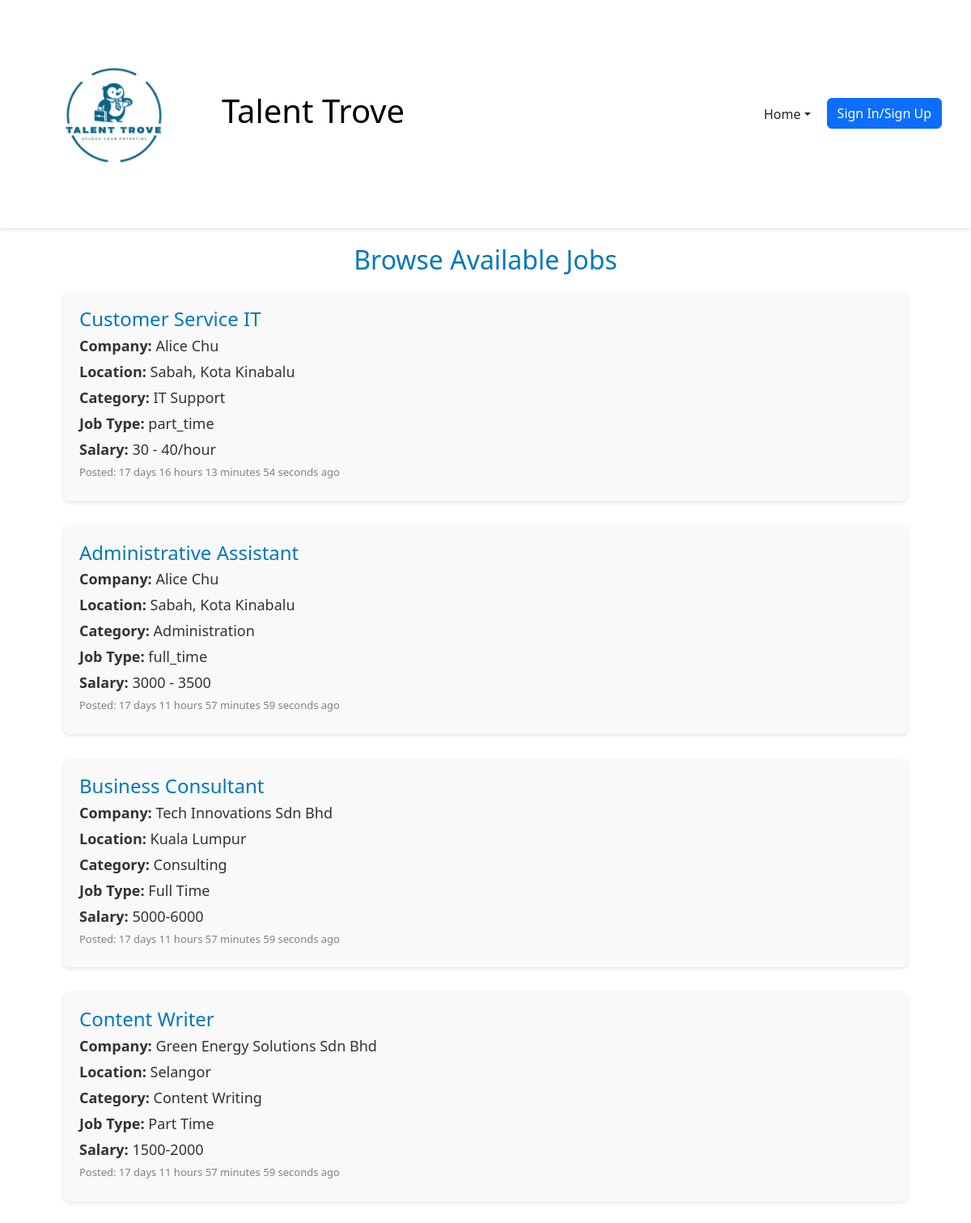
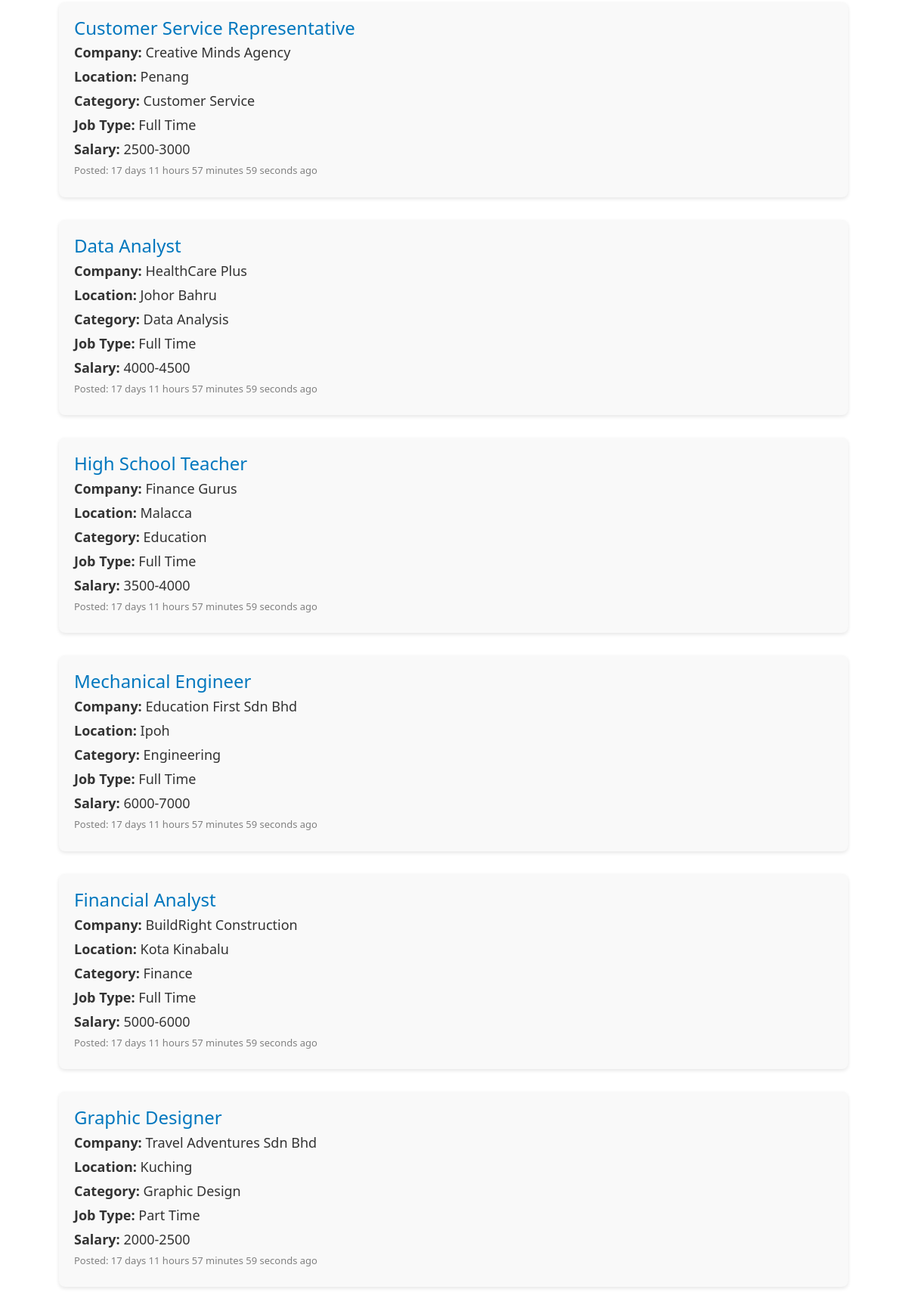
/job_listing.php (upper part), run on the app's committed database (2 pictures, top to bottom).
### tables this page shows
CREATE TABLE `job_listing` (
  `L_ID` int(11) NOT NULL,
  `E_ID` int(11) NOT NULL,
  `C_ID` int(11) NOT NULL,
  `Job_Name` varchar(100) NOT NULL,
  `Job_Type` text DEFAULT NULL,
  `Salary` text DEFAULT NULL,
  `Job_Responsibilities` text DEFAULT NULL,
  `Requirement` text DEFAULT NULL,
  `Add_On` text DEFAULT NULL,
  `status` enum('available','unavailable') NOT NULL DEFAULT 'available',
  `Created_at` timestamp NOT NULL DEFAULT current_timestamp(),
  `view_count` int(11) DEFAULT 0
);

CREATE TABLE `employer` (
  `E_ID` int(11) NOT NULL,
  `E_Name` varchar(100) NOT NULL,
  `E_Email` varchar(256) NOT NULL,
  `E_PhoneNo` varchar(11) DEFAULT NULL,
  `About_Company` text DEFAULT NULL,
  `Location` varchar(256) NOT NULL,
  `E_profile_image` varchar(255) DEFAULT NULL
);

CREATE TABLE `category` (
  `C_ID` int(11) NOT NULL,
  `C_Name` varchar(100) NOT NULL
);

### job_listing.php (the view, shortened to what this page needs)
<?php
function getDatabaseConnection() {
    $conn = new mysqli('localhost', 'root', '', 'job_portal');
    return $conn;
}
$conn = getDatabaseConnection();
$query = "SELECT job_listing.*, employer.E_Name, employer.Location, category.C_Name
          FROM job_listing
          JOIN employer ON job_listing.E_ID = employer.E_ID
          JOIN category ON job_listing.C_ID = category.C_ID
          WHERE job_listing.status = 'available'";
$result = $conn->query($query);
$no_results = $result->num_rows == 0;
?>
<!DOCTYPE html>
<html lang="en">
<head>
    <link rel="stylesheet" href="job_listing.css">
    <link href="https://cdn.jsdelivr.net/npm/bootstrap@5.3.3/dist/css/bootstrap.min.css" rel="stylesheet">
</head>
<body>
    <header class="d-flex align-items-center justify-content-between p-3">
        <div class="d-flex align-items-center">
            <img src="TT_logo.png" alt="Talent Trove Logo" class="logo me-2">
            <a class="site-name" href="index.php"><h1>Talent Trove</h1></a>
        </div>
        <nav class="d-flex justify-content-end">
            <ul class="navbar-nav">
                <li class="nav-item dropdown">
                    <a class="nav-link dropdown-toggle" href="#" role="button" data-bs-toggle="dropdown" aria-expanded="false">Home</a>
                </li>
            </ul>
            <ul class="d-flex">
                <li class="nav-item">
                    <a href="login.php" class="btn btn-primary" id="loginButton">Sign In/Sign Up</a>
                </li>
            </ul>
        </nav>
    </header>
    <div class="job-listing-container">
        <h2>Browse Available Jobs</h2>
        <ul class="job-list">
            <?php if ($no_results): ?>
                <script>
                    alert("No job listings or company names found matching your criteria.");
                    window.location.href = "index.php";  // Redirect to index.php after alert
                </script>
            <?php else: ?>
                <?php
                while($row = $result->fetch_assoc()):
                    $createdAt = new DateTime($row['Created_at']);
                    $now = new DateTime();
                    $interval = $now->diff($createdAt);
                    $timeDiff = '';
                    if ($interval->d > 0) {
                        $timeDiff .= $interval->d . ' day' . ($interval->d > 1 ? 's' : '') . ' ';
                    }
                    if ($interval->h > 0) {
                        $timeDiff .= $interval->h . ' hour' . ($interval->h > 1 ? 's' : '') . ' ';
                    }
                    if ($interval->i > 0) {
                        $timeDiff .= $interval->i . ' minute' . ($interval->i > 1 ? 's' : '') . ' ';
                    }
                    if ($interval->s > 0) {
                        $timeDiff .= $interval->s . ' second' . ($interval->s > 1 ? 's' : '') . ' ';
                    }
                    $timeDiff = trim($timeDiff) ?: 'just now';
                ?>
                    <a href="job_info.php?job_id=<?php echo $row['L_ID']; ?>" class="job-link">
                        <li class="job-item">
                            <div class="job-details">
                            <h3><?php echo $row['Job_Name']; ?></h3>
                            <p><strong>Company:</strong> <?php echo $row['E_Name']; ?></p>
                            <p><strong>Location:</strong> <?php echo $row['Location']; ?></p>
                            <p><strong>Category:</strong> <?php echo $row['C_Name']; ?></p>
                            <p><strong>Job Type:</strong> <?php echo $row['Job_Type']; ?></p>
                            <p><strong>Salary:</strong> <?php echo $row['Salary']; ?></p>
                            <p style="font-size: small; color: gray;">Posted: <?php echo $timeDiff; ?> ago</p>
                            </div>
                        </li>
                    </a>
                <?php endwhile; ?>
            <?php endif; ?>
        </ul>
    </div>
</body>
</html>

### job_listing.css (style rules this page uses)
body { font-family: Arial, sans-serif; margin: 0; padding: 0; }
header { background-color: #fff; box-shadow: 0 2px 4px rgba(0, 0, 0, 0.1); display: flex; justify-content: space-between; align-items: center; padding: 1rem 5%; }
.logo { width: 250px; height: auto; }
.site-name { text-decoration: none; color: black; }
nav { flex-grow: 1; display: flex; justify-content: center; }
nav ul { list-style-type: none; display: flex; margin: 0; padding: 0; }
nav ul li { margin-right: 20px; }
nav ul li a { text-decoration: none; color: #333; }
.dropdown-toggle { display: flex; align-items: center; background-color: transparent; border: none; cursor: pointer; }
.dropdown { position: relative; display: inline-block; }
.job-listing-container { padding: 20px; }
.job-listing-container h2 { text-align: center; margin-bottom: -50px; color: #0077be; }
.job-list { padding: 40px 5%; list-style-type: none; }
.job-item { background-color: #f9f9f9; margin: 30px 0; padding: 20px; border-radius: 8px; box-shadow: 0 2px 5px rgba(0, 0, 0, 0.1); transition: transform 0.2s ease, box-shadow 0.2s ease; cursor: pointer; }
.job-link { text-decoration: none; color: inherit; display: block; }
.job-item h3 { font-size: 24px; margin: 0; color: #0077be; }
.job-item p { margin: 5px 0; font-size: 18px; color: #333; }

### data on the page
job_listing: Job_Name "Customer Service IT", E_ID.E_Name "Alice Chu", E_ID.Location "Sabah, Kota Kinabalu", C_ID.C_Name "IT Support", Job_Type "part_time", Salary "30 - 40/hour", Created_at "17 days 16 hours 13 minutes 54 seconds"
job_listing: Job_Name "Administrative Assistant", E_ID.E_Name "Alice Chu", E_ID.Location "Sabah, Kota Kinabalu", C_ID.C_Name "Administration", Job_Type "full_time", Salary "3000 - 3500", Created_at "17 days 11 hours 57 minutes 59 seconds"
job_listing: Job_Name "Business Consultant", E_ID.E_Name "Tech Innovations Sdn Bhd", E_ID.Location "Kuala Lumpur", C_ID.C_Name "Consulting", Job_Type "Full Time", Salary "5000-6000", Created_at "17 days 11 hours 57 minutes 59 seconds"
job_listing: Job_Name "Content Writer", E_ID.E_Name "Green Energy Solutions Sdn Bhd", E_ID.Location "Selangor", C_ID.C_Name "Content Writing", Job_Type "Part Time", Salary "1500-2000", Created_at "17 days 11 hours 57 minutes 59 seconds"
job_listing: Job_Name "Customer Service Representative", E_ID.E_Name "Creative Minds Agency", E_ID.Location "Penang", C_ID.C_Name "Customer Service", Job_Type "Full Time", Salary "2500-3000", Created_at "17 days 11 hours 57 minutes 59 seconds"
job_listing: Job_Name "Data Analyst", E_ID.E_Name "HealthCare Plus", E_ID.Location "Johor Bahru", C_ID.C_Name "Data Analysis", Job_Type "Full Time", Salary "4000-4500", Created_at "17 days 11 hours 57 minutes 59 seconds"
job_listing: Job_Name "High School Teacher", E_ID.E_Name "Finance Gurus", E_ID.Location "Malacca", C_ID.C_Name "Education", Job_Type "Full Time", Salary "3500-4000", Created_at "17 days 11 hours 57 minutes 59 seconds"
job_listing: Job_Name "Mechanical Engineer", E_ID.E_Name "Education First Sdn Bhd", E_ID.Location "Ipoh", C_ID.C_Name "Engineering", Job_Type "Full Time", Salary "6000-7000", Created_at "17 days 11 hours 57 minutes 59 seconds"
job_listing: Job_Name "Financial Analyst", E_ID.E_Name "BuildRight Construction", E_ID.Location "Kota Kinabalu", C_ID.C_Name "Finance", Job_Type "Full Time", Salary "5000-6000", Created_at "17 days 11 hours 57 minutes 59 seconds"
job_listing: Job_Name "Graphic Designer", E_ID.E_Name "Travel Adventures Sdn Bhd", E_ID.Location "Kuching", C_ID.C_Name "Graphic Design", Job_Type "Part Time", Salary "2000-2500", Created_at "17 days 11 hours 57 minutes 59 seconds"
